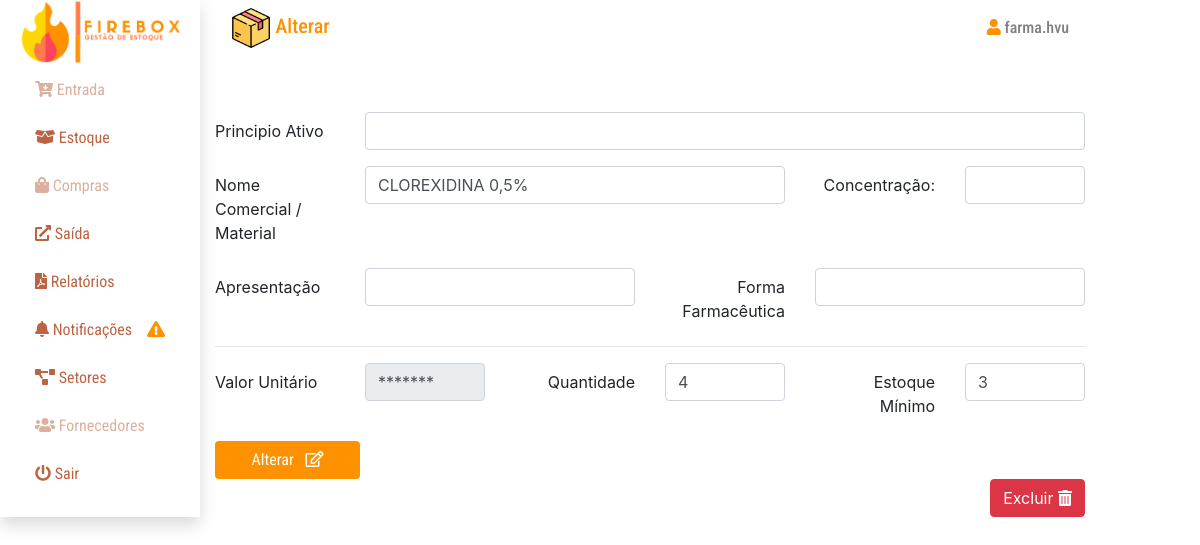
Screenshot of /views/estoque/e_estoque.php?idp=66 (signed in) with the database file from the repository.
### tables this page shows
CREATE TABLE `tbl_estoque` (
  `id_estoque` int(11) NOT NULL,
  `produto_e` varchar(120) DEFAULT NULL,
  `quantidade_e` varchar(100) DEFAULT NULL,
  `valor_un_e` varchar(100) DEFAULT '0',
  `estoque_minimo_e` varchar(50) DEFAULT NULL,
  `apresentacao` varchar(255) DEFAULT NULL,
  `concentracao` varchar(255) DEFAULT NULL,
  `forma_farmaceutica` varchar(255) DEFAULT NULL,
  `principio_ativo` varchar(255) DEFAULT NULL
);

### back/controllers/conexao.php (called while the page is built, shortened)
<?php
class PDOconectar
{
    public static function conectar()
    {
        try {
            return new PDO("mysql:host=localhost;dbname=boxhub;charset=utf8","root","",
               array(PDO::MYSQL_ATTR_INIT_COMMAND => "SET NAMES utf8"));
        } catch (PDOException $ex) {
            echo "Erro: " . $ex->getMessage();
        }
    }
}
?>

### back/controllers/EstoqueController.php (called while the page is built, shortened)
<?php
require_once('conexao.php');
class EstoqueController{
    public $conn = null;
    function __construct()
    {
        $this->conn = PDOconectar::conectar();
    }
    public function estoqueID($id)
    {
        try {
            $view_estoque = $this->conn->prepare( "SELECT * FROM tbl_estoque WHERE id_estoque='$id'");
            $view_estoque->execute();
            return $view_estoque->fetchAll(PDO::FETCH_OBJ);
        } catch (PDOException $erro) {
            echo "<script language=\"javascript\">alert(\"Erro...\")</script>";
        }
    }
}

### views/estoque/e_estoque.php (the view, shortened to what this page needs)
<!DOCTYPE html>
<html lang="pt-br">
<head>
    <link rel="stylesheet" href="../../css/style.min.css">
    <link rel="stylesheet" href="https://use.fontawesome.com/releases/v5.8.1/css/all.css"
>
</head>
<body>
<div class="container-fluid">
    <div class="row">
        <?php include_once "../componentes/menu.php" ?>
        <div class="col-9">
            <div class="">
                <nav class="navbar navbar-expand-lg navbar-light">
                    <h5 class="text-primary roboto-condensed"><img src="../../images/box.png" alt="" class="img-fluid"
                                                                   width="40">
                        Alterar</h5>
                    <div class="collapse navbar-collapse" id="conteudoNavbarSuportado">
                        <div class="form-inline my-2 my-lg-0">
                            <h6 class="text-black-50 roboto-condensed"><i
                                        class="fas fa-user text-primary"></i> <?= $_SESSION['user'] ?></h6>
                        </div>
                    </div>
                </nav>
                <div class="mt-5">
                    <?php
                    require_once '../../back/controllers/EstoqueController.php';
                    $p = new EstoqueController();
                    $produtos = $p->estoqueID($_GET['idp']);
                    foreach ($produtos as $v) {
                        ?>
                        <form method="POST" action="../../back/response/estoque/estoque_r.php">
                            <div class="form-group row">
                                <label for="inputEmail3" class="col-sm-2 col-form-label">Principio Ativo</label>
                                <div class="col-sm-10">
                                    <input type="text" name="p_ativo" value="<?= $v->principio_ativo ?>"
                                           class="form-control" id="inputEmail3" required="">
                                </div>
                            </div>
                            <div class="form-group row">
                                <label for="inputEmail3" class="col-sm-2 col-form-label">Nome Comercial /
                                    Material</label>
                                <div class="col-sm-6">
                                    <input type='text' class='form-control' value="<?= $v->produto_e ?>"
                                           name='produto_e' placeholder=''>
                                </div>
                                <label for="inputEmail3"
                                       class="col-sm-2 col-form-label text-right">Concentração:</label>
                                <div class="col-sm-2">
                                    <input type="text" class="form-control" value="<?= $v->concentracao ?>"
                                           name="concentracao" id="inputEmail4">
                                </div>
                            </div>
                            <div class="form-group row">
                                <label for="inputEmail3" class="col-sm-2 col-form-label">Apresentação</label>
                                <div class="col-sm-4">
                                    <input type='text' class='form-control' value="<?= $v->apresentacao ?>"
                                           name='apresentacao' placeholder=''>
                                </div>
                                <label for="inputEmail3" class="col-sm-2 col-form-label text-right">Forma
                                    Farmacêutica</label>
                                <div class="col-sm-4">
                                    <input type="text" class="form-control" value="<?= $v->forma_farmaceutica ?>"
                                           name="forma_farmaceutica" id="inputEmail4"
                                           placeholder="">
                                </div>
                            </div>
                            <hr>
                            <div class="form-group row">
                                <label for="inputEmail3" class="col-sm-2 col-form-label">Valor Unitário</label>
                                <div class="col-sm-2">
                                    <?php if ($_SESSION['user'] == 'compras.hvu') { ?>
                                        <input type='text' class='form-control' value="<?= $v->valor_un_e ?>"
                                               name='valor_un' placeholder='R$'>
                                        <small>Utilize ponto no lugar da vírgula</small>
                                    <?php } else { ?>
                                        <input type='text' class='form-control ' value="*******" name='valor_un'
                                               placeholder=''
                                               disabled>
                                    <?php } ?>
                                </div>
                                <label for="inputEmail3" class="col-sm-2 col-form-label text-right">Quantidade</label>
                                <div class="col-sm-2">
                                    <input type="number" class="form-control" value="<?= $v->quantidade_e ?>"
                                           name="quantidade_e" id="inputEmail4"
                                           placeholder="">
                                </div>
                                <label for="inputEmail3" class="col-sm-2 col-form-label text-right">Estoque
                                    Mínimo</label>
                                <div class="col-sm-2">
                                    <input type="number" class="form-control" value="<?= $v->estoque_minimo_e ?>"
                                           name="estoque_minimo_e" id="inputEmail4"
                                           placeholder="">
                                </div>
                            </div>
                            <button type="submit" class="btn bg-primary col-sm-2 roboto-condensed text-white">Alterar <i
                                        class="far fa-edit ml-2"></i>
                            </button>
                        </form>
                        <a href="../../back/response/estoque/d_produto.php?idp=<?= $_GET['idp'] ?>"
                        <button type="button" class="btn btn-danger float-right text-white">Excluir
                            <i class="fas fa-trash-alt"></i>
                        </a>
                    <?php } ?>
                </div>
            </div>
        </div>
    </div>
</div>
</body>
</html>

### rows the page displays
tbl_estoque: produto_e "CLOREXIDINA 0,5%", quantidade_e "4", estoque_minimo_e "3"

### other values shown
$_SESSION['user'] "farma.hvu"
